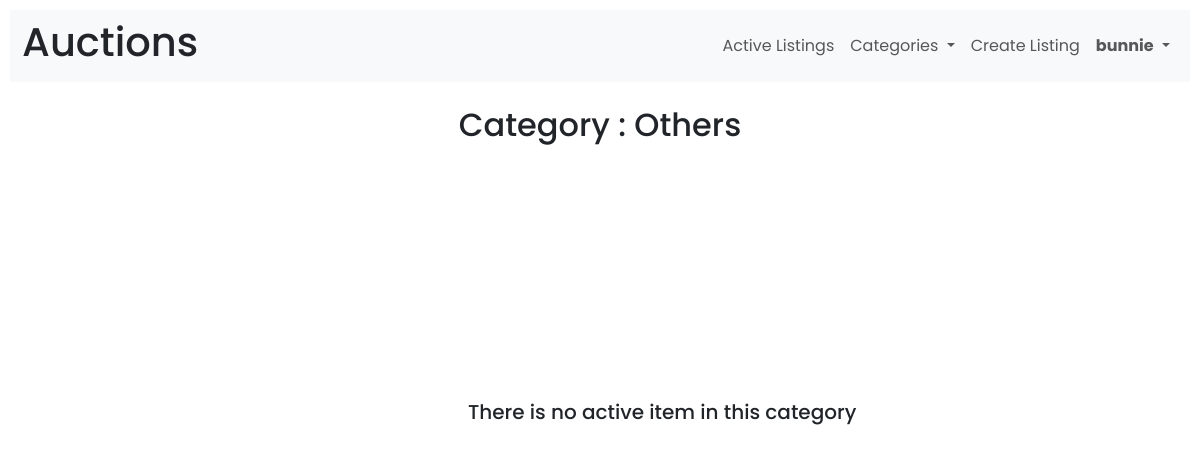
The app's page /category/Others (signed in) with its own data.
### auctions/models.py (models this page shows, shortened)
class User(AbstractUser):
    pass

class Listings(models.Model):
    category_list = [
        ('Fashion', 'Fashion'),
        ('Toys', 'Toys'),
        ('Electronics', 'Electronics'),
        ('Home', 'Home'),
        ('Others', 'Others')
    ]
    title = models.CharField(max_length=50)
    description = models.TextField()
    current_bid = models.DecimalField(max_digits=12, decimal_places=0)
    image = models.ImageField(null= True, blank=True, upload_to='auctions/images/')
    category = models.CharField(choices=category_list, blank=True, max_length=15)
    author = models.ForeignKey(User, on_delete=models.CASCADE,related_name="posts", default=0)
    status= models.BooleanField(default=True)
    objects = CreateListing()

### auctions/views.py (the view)
# urls.py: path("category/<str:input>", views.cat_page, name="category page"),
def cat_page(request, input):
    return render(request, "auctions/category.html", {
        "category": Listings.objects.filter(category = str(input)),
        "input" : input
    })

### auctions/templates/auctions/category.html
{% extends "auctions/layout.html" %}
{% block body %}
<br>
    <h2 style="text-align: center;">Category : {{ input }}</h2>
    <div class="row">
    {% for l in category %}
        {% if l.status == True %}
        <div class="col-sm-2">
            <div class="card">
                <img class="card-img-top" src="{{ l.image.url }}" alt="Card image cap" style="height: 230px; width: 100%; object-fit: cover;">
                <div class="card-body">
                <a href="{% url 'listing' l.id %}" class="card-title">{{ l.title }}</a>
                <p class="card-text price">Current price: Rp{{l.current_bid }}</p>
                <p class="card-text desc">{{l.description}}</p>
                <div class="row">
                    <div class="col">
                        <p class="card-text username"><small class="text-muted">{{l.author.username}}</small></p>
                    </div>
                    <div class="col">
                        <p class="card-text category">{{l.category}}</p>
                    </div>
                </div>
            </div>
            </div>
        </div>
        {% else %}
        <h5 class= "cat-centered">There is no active item in this category</h5>
        {% endif %}
        {% empty %}
        <h5 class= "cat-centered">There is no active item in this category</h5>
      {% endfor %}
    </div>
{% endblock %}

### auctions/templates/auctions/layout.html (shortened to what this page needs)
{% load static %}
<!DOCTYPE html>
<html lang="en">
    <head>
        <link href="{% static 'auctions/styles.css' %}" rel="stylesheet">
    <link rel="stylesheet" href="https://cdnjs.cloudflare.com/ajax/libs/font-awesome/6.5.1/css/all.min.css" />
        <link href="https://cdn.jsdelivr.net/npm/bootstrap@5.3.2/dist/css/bootstrap.min.css" rel="stylesheet">
    </head>
    <body>
        <nav class="navbar navbar-expand-lg navbar-light bg-light">
            <div class="container-fluid">
            <h1>Auctions</h1>
            <div class="collapse navbar-collapse" id="navbarSupportedContent">
                <ul class="navbar-nav ms-auto mb-2 mb-lg-0">
                    <li class="nav-item">
                        <a class="nav-link" href="{% url 'index' %}">Active Listings</a>
                    </li>
                    <div class="collapse navbar-collapse" id="navbarNavLightDropdown">
                        <li class="nav-item dropdown">
                            <a class="nav-link dropdown-toggle" href="#" role="button" data-bs-toggle="dropdown" aria-expanded="false">
                                Categories
                            </a>
                        </li>
                    </div>
                    {% if user.is_authenticated %}
                    <li class="nav-item">
                        <a class="nav-link" href="{% url 'create' %}">Create Listing</a>
                    </li>
                    <div class="collapse navbar-collapse" id="navbarNavLightDropdown">
                        <li class="nav-item dropdown">
                            <a class="nav-link dropdown-toggle" href="#" role="button" data-bs-toggle="dropdown" aria-expanded="false">
                                <strong>{{ user.username }}</strong>
                            </a>
                        </li>
                    </div>
                    {% endif %}
                </ul>
            </div>
            </div>
          </nav>
        {% block body %}
        {% endblock %}
    </body>
</html>

### auctions/static/auctions/styles.css (style rules this page uses)
body { padding: 10px; font-family: 'Poppins' !important; }
.cat-centered { position: fixed; top: 50%; left: 38%; }

### records on screen
User: username "bunnie"
Listings: category "Others", status "There is no active item in this category"
